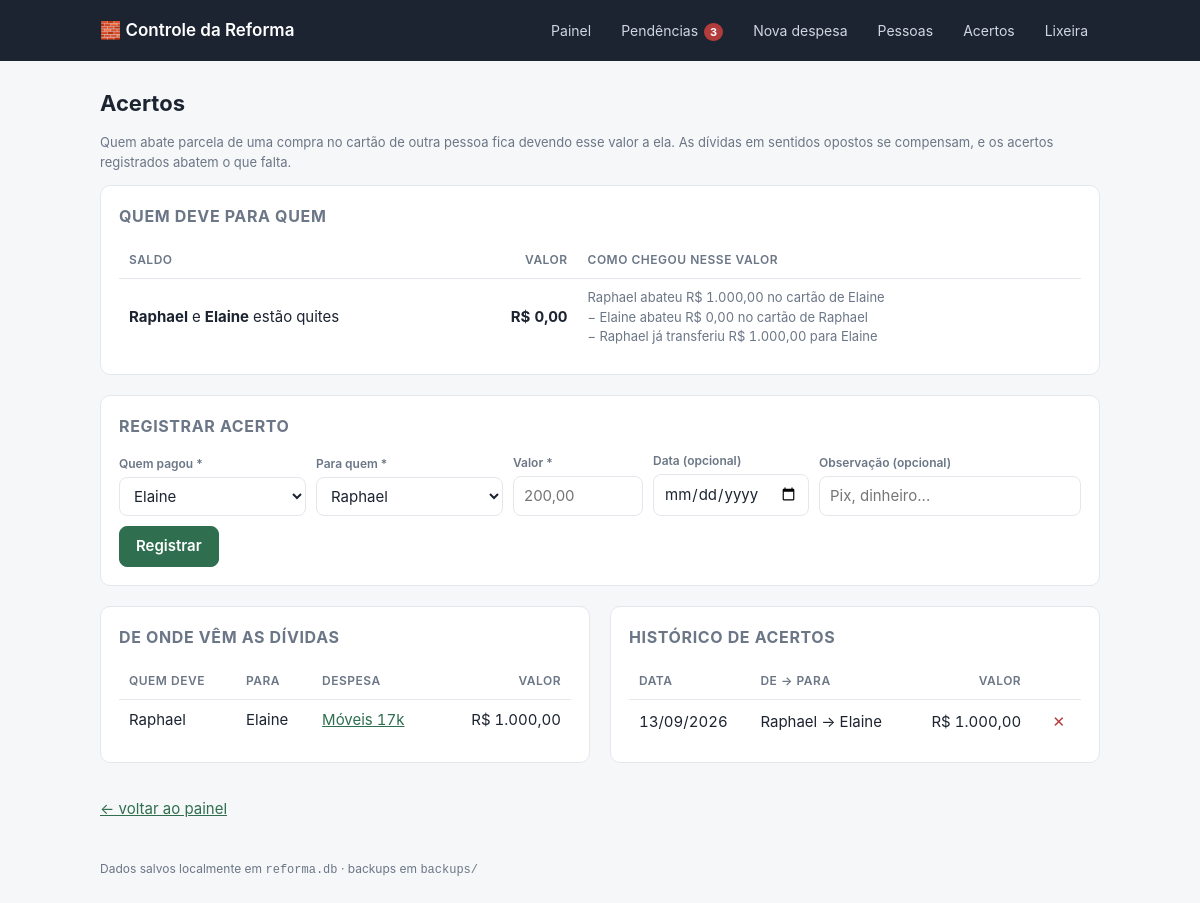
The app's page /acertos with its own data.
### tables this page shows
CREATE TABLE pessoa (
    id      INTEGER PRIMARY KEY AUTOINCREMENT,
    nome    TEXT NOT NULL UNIQUE,
    ativo   INTEGER NOT NULL DEFAULT 1
);

CREATE TABLE despesa (
    id            INTEGER PRIMARY KEY AUTOINCREMENT,
    nome          TEXT NOT NULL,
    categoria     TEXT,
    observacao    TEXT,
    valor_total   INTEGER NOT NULL,          -- centavos
    qtd_parcelas  INTEGER NOT NULL,
    criado_em     TEXT NOT NULL DEFAULT (datetime('now','localtime'))
, excluido_em TEXT, pagador_id INTEGER REFERENCES pessoa(id));

CREATE TABLE acerto (
    id              INTEGER PRIMARY KEY AUTOINCREMENT,
    de_pessoa_id    INTEGER NOT NULL REFERENCES pessoa(id),
    para_pessoa_id  INTEGER NOT NULL REFERENCES pessoa(id),
    valor           INTEGER NOT NULL,        -- centavos
    data            TEXT,                    -- YYYY-MM-DD (opcional)
    observacao      TEXT,
    criado_em       TEXT NOT NULL DEFAULT (datetime('now','localtime')),
    CHECK (de_pessoa_id <> para_pessoa_id),
    CHECK (valor > 0)
);

### app.py (the view, shortened to what this page needs)
@app.route("/acertos", methods=["GET", "POST"])
def acertos():
    return render_template(
        "acertos.html",
        saldos=db.saldos_entre_pessoas(),
        origens=db.dividas_por_despesa(),
        lista=db.listar_acertos(),
        todas_pessoas=db.listar_pessoas(),
        sugestao=request.args,
    )

### app.py (called while the page is built)
def brl(centavos):
    if centavos is None:
        centavos = 0
    sinal = "-" if centavos < 0 else ""
    centavos = abs(int(centavos))
    inteiro, cents = divmod(centavos, 100)
    return f"{sinal}R$ {inteiro:,.0f}".replace(",", ".") + f",{cents:02d}"

def data_br(iso):
    if not iso:
        return "—"
    partes = str(iso)[:10].split("-")
    return "/".join(reversed(partes)) if len(partes) == 3 else iso

@app.after_request
def backup_apos_alteracao(response):
    if request.method == "POST":
        try:
            backup.fazer_backup()
        except Exception as e:  # backup nunca pode derrubar o app
            print(f"[backup] falhou: {e}")
    return response

def calcular_pendencias():
    hoje = date.today()
    grupos = {"vencidas": [], "proximas": [], "futuras": []}
    for pc in db.parcelas_pendentes():
        try:
            dias = (date.fromisoformat(pc["vencimento"]) - hoje).days
        except ValueError:
            continue
        item = dict(pc, dias=dias, falta=pc["valor"] - pc["pago"])
        if dias < 0:
            grupos["vencidas"].append(item)
        elif dias <= DIAS_AVISO:
            grupos["proximas"].append(item)
        else:
            grupos["futuras"].append(item)
    return grupos

@app.context_processor
def inject_globals():
    pend = calcular_pendencias()
    acertos_pendentes = [s for s in db.saldos_entre_pessoas() if s["valor"] > 0]
    return {
        "pessoas_ativas": db.listar_pessoas(somente_ativas=True),
        "hoje": date.today().isoformat(),
        "pend": pend,
        "acertos_pendentes": acertos_pendentes,
        "dias_aviso": DIAS_AVISO,
        "qtd_pendencias": len(pend["vencidas"]) + len(pend["proximas"]) + len(acertos_pendentes),
    }

### db.py (called while the page is built)
def connect():
    conn = sqlite3.connect(DB_PATH)
    conn.row_factory = sqlite3.Row
    conn.execute("PRAGMA foreign_keys = ON")
    return conn

@contextmanager
def get_db():
    conn = connect()
    try:
        yield conn
        conn.commit()
    except Exception:
        conn.rollback()
        raise
    finally:
        conn.close()

def listar_pessoas(somente_ativas=False):
    with get_db() as conn:
        sql = "SELECT * FROM pessoa"
        if somente_ativas:
            sql += " WHERE ativo = 1"
        sql += " ORDER BY nome COLLATE NOCASE"
        return conn.execute(sql).fetchall()

### templates/acertos.html (shortened to what this page needs)
{% extends "base.html" %}
{% block conteudo %}
<h1>Acertos</h1>
<p class="suave pequeno">
  Quem abate parcela de uma compra no cartão de outra pessoa fica devendo esse valor a ela.
  As dívidas em sentidos opostos se compensam, e os acertos registrados abatem o que falta.
</p>
<div class="card">
  <h2>Quem deve para quem</h2>
  {% if saldos %}
  <div class="tabela-scroll">
  <table>
    <thead>
      <tr><th>Saldo</th><th class="num">Valor</th><th>Como chegou nesse valor</th><th></th></tr>
    </thead>
    <tbody>
      {% for s in saldos %}
      <tr>
        <td>
          {% if s.valor == 0 %}<strong>{{ s.devedor }}</strong> e <strong>{{ s.credor }}</strong> estão quites
          {% else %}<strong>{{ s.devedor }}</strong> deve para <strong>{{ s.credor }}</strong>{% endif %}
        </td>
        <td class="num"><strong>{{ s.valor|brl }}</strong></td>
        <td class="pequeno suave">
          {{ s.devedor }} abateu {{ s.compras_devedor|brl }} no cartão de {{ s.credor }}<br>
          − {{ s.credor }} abateu {{ s.compras_credor|brl }} no cartão de {{ s.devedor }}<br>
          − {{ s.devedor }} já transferiu {{ s.acertos_devedor|brl }} para {{ s.credor }}
        </td>
        <td class="num">
        </td>
      </tr>
      {% endfor %}
    </tbody>
  </table>
  </div>
  {% else %}
    <p class="vazio">Ninguém deve nada a ninguém. Para gerar dívidas, informe quem passou o cartão na tela da despesa.</p>
  {% endif %}
</div>
<div class="card" id="registrar">
  <h2>Registrar acerto</h2>
  {% if todas_pessoas|length >= 2 %}
  <form method="post" class="linha">
    <div class="campo cresce">
      <label for="de_pessoa_id">Quem pagou *</label>
      <select id="de_pessoa_id" name="de_pessoa_id" required>
        {% for p in todas_pessoas %}
        <option value="{{ p.id }}" {% if sugestao.de == p.id|string %}selected{% endif %}>{{ p.nome }}</option>
        {% endfor %}
      </select>
    </div>
    <div class="campo cresce">
      <label for="para_pessoa_id">Para quem *</label>
      <select id="para_pessoa_id" name="para_pessoa_id" required>
        {% for p in todas_pessoas %}
        <option value="{{ p.id }}" {% if (sugestao.para == p.id|string) or (not sugestao.para and loop.index == 2) %}selected{% endif %}>{{ p.nome }}</option>
        {% endfor %}
      </select>
    </div>
    <div class="campo">
      <label for="valor">Valor *</label>
      <input id="valor" name="valor" required inputmode="decimal" placeholder="200,00"
             value="{{ sugestao.valor or '' }}" style="width:130px">
    </div>
    <div class="campo">
      <label for="data">Data (opcional)</label>
      <input id="data" name="data" type="date">
    </div>
    <div class="campo cresce">
      <label for="observacao">Observação (opcional)</label>
      <input id="observacao" name="observacao" placeholder="Pix, dinheiro...">
    </div>
    <button type="submit">Registrar</button>
  </form>
  {% else %}
    <p class="vazio">Cadastre pelo menos duas pessoas em <a href="{{ url_for('pessoas') }}">Pessoas</a>.</p>
  {% endif %}
</div>
<div class="duas-colunas">
  <div class="card">
    <h2>De onde vêm as dívidas</h2>
    {% if origens %}
    <div class="tabela-scroll">
    <table>
      <thead><tr><th>Quem deve</th><th>Para</th><th>Despesa</th><th class="num">Valor</th></tr></thead>
      <tbody>
        {% for o in origens %}
        <tr>
          <td>{{ o.devedor }}</td>
          <td>{{ o.credor }}</td>
          <td><a href="{{ url_for('detalhe_despesa', despesa_id=o.despesa_id) }}">{{ o.despesa }}</a></td>
          <td class="num">{{ o.total|brl }}</td>
        </tr>
        {% endfor %}
      </tbody>
    </table>
    </div>
    {% else %}<p class="vazio">Nenhum abatimento em cartão de outra pessoa.</p>{% endif %}
  </div>
  <div class="card">
    <h2>Histórico de acertos</h2>
    {% if lista %}
    <div class="tabela-scroll">
    <table>
      <thead><tr><th>Data</th><th>De → Para</th><th class="num">Valor</th><th></th></tr></thead>
      <tbody>
        {% for a in lista %}
        <tr>
          <td>{{ (a.data or a.criado_em)|data_br }}</td>
          <td>{{ a.de_pessoa }} → {{ a.para_pessoa }}{% if a.observacao %}<div class="pequeno suave">{{ a.observacao }}</div>{% endif %}</td>
          <td class="num">{{ a.valor|brl }}</td>
          <td class="num">
            <form method="post" action="{{ url_for('remover_acerto', acerto_id=a.id) }}"
                  onsubmit="return confirm('Remover este acerto?')">
              <button class="link" type="submit" title="Remover">✕</button>
            </form>
          </td>
        </tr>
        {% endfor %}
      </tbody>
    </table>
    </div>
    {% else %}<p class="vazio">Nenhum acerto registrado ainda.</p>{% endif %}
  </div>
</div>
<p><a href="{{ url_for('index') }}">← voltar ao painel</a></p>
{% endblock %}

### static/style.css (style rules this page uses)
:root { --bg: #f6f7f9; --card: #ffffff; --linha: #e4e7ec; --texto: #1c2431; --suave: #6b7686; --acento: #2f6f4f; --acento-claro: #e8f3ec; --alerta: #b23c3c; --alerta-claro: #fdecec; --aviso: #a5741a; --aviso-claro: #fdf4e3; --raio: 10px; }
* { box-sizing: border-box; }
body { margin: 0; background: var(--bg); color: var(--texto); font: 15px/1.5 -apple-system, BlinkMacSystemFont, "Segoe UI", Roboto, Helvetica, Arial, sans-serif; }
h1 { font-size: 22px; margin: 0 0 4px; }
h2 { font-size: 16px; margin: 0 0 14px; text-transform: uppercase; letter-spacing: .04em; color: var(--suave); }
a { color: var(--acento); }
.card { background: var(--card); border: 1px solid var(--linha); border-radius: var(--raio); padding: 18px; margin-bottom: 20px; }
table { width: 100%; border-collapse: collapse; font-variant-numeric: tabular-nums; }
th, td { padding: 9px 10px; text-align: left; border-bottom: 1px solid var(--linha); vertical-align: middle; }
th { font-size: 12px; text-transform: uppercase; letter-spacing: .04em; color: var(--suave); font-weight: 600; }
td.num, th.num { text-align: right; }
tr:last-child td { border-bottom: none; }
.tabela-scroll { overflow-x: auto; }
form.linha { display: flex; gap: 10px; flex-wrap: wrap; align-items: flex-end; }
.campo { display: flex; flex-direction: column; gap: 4px; }
.campo label { font-size: 12px; color: var(--suave); font-weight: 600; }
input, select, textarea { font: inherit; padding: 8px 10px; border: 1px solid var(--linha); border-radius: 8px; background: #fff; color: var(--texto); min-width: 0; }
.campo.cresce { flex: 1 1 180px; }
button { font: inherit; font-weight: 600; padding: 8px 16px; border-radius: 8px; border: 1px solid var(--acento); background: var(--acento); color: #fff; cursor: pointer; }
button.link { background: none; border: none; color: var(--alerta); padding: 2px 6px; font-weight: 500; cursor: pointer; }
.suave { color: var(--suave); }
.pequeno { font-size: 13px; }
.duas-colunas { display: grid; grid-template-columns: 1fr 1fr; gap: 20px; }

### records on screen
pessoa: devedor "Raphael", devedor "Raphael", devedor "Raphael", devedor "Raphael"
pessoa: credor "Elaine", credor "Elaine", credor "Elaine", credor "Elaine"
despesa: devedor "Raphael", credor "Elaine", despesa "Móveis 17k", total|brl "R$ 1.000,00"
acerto: criado_em "13/09/2026", de_pessoa "Raphael", para_pessoa "Elaine", valor|brl "R$ 1.000,00"

### other values on screen
{{ qtd_pendencias }} "3"
{{ s.valor|brl }} "R$ 0,00"
{{ s.compras_devedor|brl }} "R$ 1.000,00"
{{ s.compras_credor|brl }} "R$ 0,00"
{{ s.acertos_devedor|brl }} "R$ 1.000,00"
form field de_pessoa_id "Elaine"
form field para_pessoa_id "Raphael"
